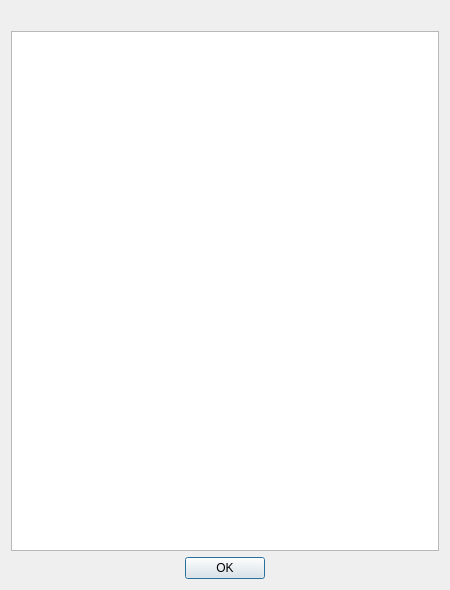
<?xml version="1.0" encoding="UTF-8"?>
<ui version="4.0">
 <class>AboutDialog</class>
 <widget class="QDialog" name="AboutDialog">
  <property name="geometry">
   <rect>
    <x>0</x>
    <y>0</y>
    <width>450</width>
    <height>590</height>
   </rect>
  </property>
  <property name="windowTitle">
   <string>About</string>
  </property>
  <layout class="QVBoxLayout" name="verticalLayout">
   <item>
    <widget class="QLabel" name="label">
     <property name="text">
      <string/>
     </property>
     <property name="pixmap">
      <pixmap resource="../resources.qrc">:/images/shuriken.png</pixmap>
     </property>
     <property name="alignment">
      <set>Qt::AlignCenter</set>
     </property>
    </widget>
   </item>
   <item>
    <widget class="QTextBrowser" name="textBrowser"/>
   </item>
   <item>
    <widget class="QDialogButtonBox" name="buttonBox">
     <property name="orientation">
      <enum>Qt::Horizontal</enum>
     </property>
     <property name="standardButtons">
      <set>QDialogButtonBox::Ok</set>
     </property>
     <property name="centerButtons">
      <bool>true</bool>
     </property>
    </widget>
   </item>
  </layout>
 </widget>
 <resources>
  <include location="../resources.qrc"/>
 </resources>
 <connections>
  <connection>
   <sender>buttonBox</sender>
   <signal>accepted()</signal>
   <receiver>AboutDialog</receiver>
   <slot>accept()</slot>
   <hints>
    <hint type="sourcelabel">
     <x>248</x>
     <y>254</y>
    </hint>
    <hint type="destinationlabel">
     <x>157</x>
     <y>274</y>
    </hint>
   </hints>
  </connection>
  <connection>
   <sender>buttonBox</sender>
   <signal>rejected()</signal>
   <receiver>AboutDialog</receiver>
   <slot>reject()</slot>
   <hints>
    <hint type="sourcelabel">
     <x>316</x>
     <y>260</y>
    </hint>
    <hint type="destinationlabel">
     <x>286</x>
     <y>274</y>
    </hint>
   </hints>
  </connection>
 </connections>
</ui>
